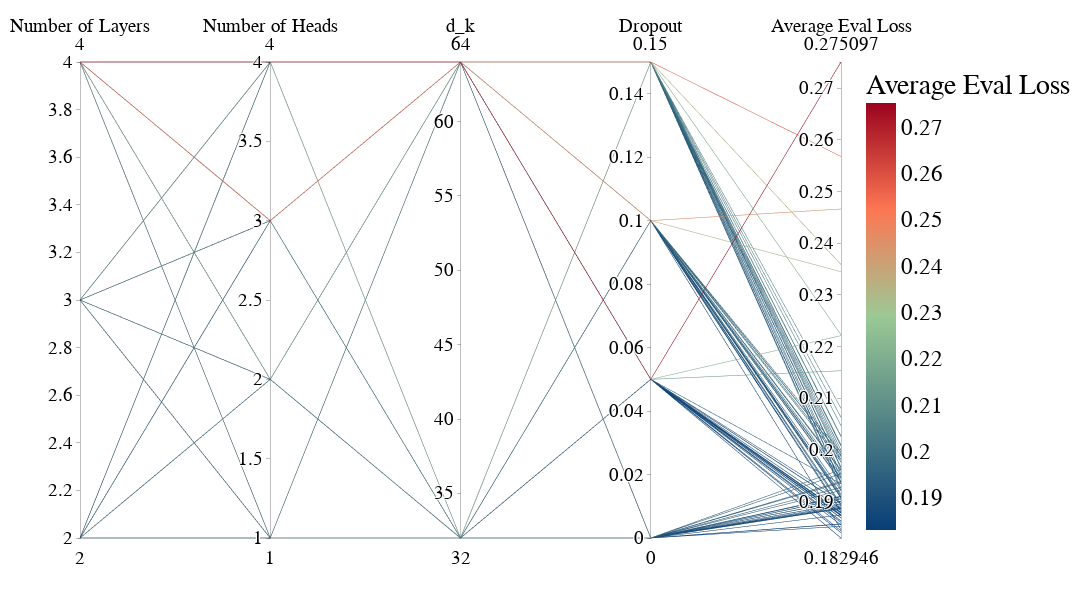

The notebook cell this image was saved under:
### Code cell
import pandas as pd
import plotly.express as px
import os
import re

# Folder with loss CSVs
losses_folder = 'losses2'

# Filename pattern (with fold)
filename_pattern = r'losses_n(\d+)_l(\d+)_dk(\d+)_dff(\d+)_do([\d\.]+)_fold(\d+)_multiFold.csv'

all_losses_data = []
for filename in os.listdir(losses_folder):
    if not filename.endswith(".csv"):
        continue
    match = re.search(filename_pattern, filename)
    if not match:
        continue

    n_heads = int(match.group(1))
    n_layers = int(match.group(2))
    d_k = int(match.group(3))
    dff = int(match.group(4))
    dropout = float(match.group(5))
    fold = int(match.group(6))

    df_file = pd.read_csv(os.path.join(losses_folder, filename))
    df_file['n_heads'] = n_heads
    df_file['n_layers'] = n_layers
    df_file['d_k'] = d_k
    df_file['dff'] = dff
    df_file['dropout'] = dropout
    df_file['fold'] = fold
    all_losses_data.append(df_file)

# Combine all loss files
df_combined = pd.concat(all_losses_data, ignore_index=True)

# Best val_loss per fold
df_best_per_fold = df_combined.loc[
    df_combined.groupby(['n_heads', 'n_layers', 'd_k', 'dff', 'dropout', 'fold'])['val_loss'].idxmin()
].reset_index(drop=True)

# Average best loss across folds
df_plot = df_best_per_fold.groupby(
    ['n_heads', 'n_layers', 'd_k', 'dff', 'dropout']
)['val_loss'].mean().reset_index()

# Rename final column
df_plot = df_plot.rename(columns={'val_loss': 'Average Eval Loss'})

# Rename hyperparameter columns
df_plot = df_plot.rename(columns={
    "n_heads": "Number of Heads",
    "n_layers": "Number of Layers",
    "d_k": "d_k",
    "dropout": "Dropout"
})

# Sort by best loss
df_plot = df_plot.sort_values("Average Eval Loss", ascending=True).reset_index(drop=True)

# Parallel coordinates plot WITHOUT Feed Forward Dimension
custom_colors = [
    [0.0, "#083D77"],
    [0.5, "#9BC995"],
    [0.75, "#FC7753"],
    [1.0, "#9A031E"]
]

fig = px.parallel_coordinates(
    df_plot,
    color="Average Eval Loss",
    dimensions=[
        "Number of Layers",
        "Number of Heads",
        "d_k",
        "Dropout",
        "Average Eval Loss"
    ],
    color_continuous_scale=custom_colors,
    range_color=[df_plot["Average Eval Loss"].min(), df_plot["Average Eval Loss"].max()]
)

fig.update_layout(
    autosize=False,
    width=1400,
     height=600,
    margin=dict(l=80, r=60, t=60, b=60),
    plot_bgcolor="white",
    font=dict(family="Arial", size=23, color="black")
)

fig.show()

### Figure 1 — Plotly figure (JSON) as saved in the notebook; plotly's stock layout.template omitted (floating-point values rounded to 4 significant figures)
{"data": [{"dimensions": [{"label": "Number of Layers", "values": [3, 4, 3, 2, 4, 2, 4, 3, 2, 4, 3, 2, 3, 3, 3, 4, 4, 4, 2, 4, 3, 3, 2, 3, 2, 3, 2, 3, 2, 3, 3, 2, 4, 2, 2, 3, 4, 2, 2, 4, 3, 3, 4, 2, 2, 2, 2, 4, 2, 2, 2, 4, 2, 2, 3, 2, 4, 2, 2, 3, 4, 2, 4, 3, 2, 3, 2, 3, 2, 3, 4, 3, 2, 4, 4, 3, 3, 3, 4, 3, 2, 3, 3, 3, 4, 4, 4, 3, 4, 4, 4, 4, 4, 4, 4, 4]}, {"label": "Number of Heads", "values": [1, 1, 3, 2, 4, 1, 3, 4, 2, 2, 1, 4, 4, 4, 2, 3, 3, 1, 3, 4, 3, 3, 2, 2, 3, 4, 2, 3, 4, 2, 3, 4, 2, 2, 3, 2, 4, 1, 2, 1, 4, 1, 1, 1, 1, 1, 1, 2, 4, 3, 2, 2, 4, 1, 1, 4, 1, 4, 3, 3, 3, 1, 2, 2, 3, 1, 3, 1, 3, 1, 2, 2, 4, 4, 1, 4, 2, 1, 1, 2, 2, 3, 3, 4, 3, 1, 2, 4, 2, 3, 4, 3, 4, 4, 3, 4]}, {"label": "d_k", "values": [32, 64, 64, 64, 32, 32, 32, 64, 32, 32, 64, 64, 64, 32, 32, 32, 64, 32, 64, 32, 32, 32, 32, 64, 32, 32, 64, 32, 32, 32, 64, 64, 32, 64, 32, 64, 64, 64, 32, 32, 32, 32, 64, 32, 64, 32, 64, 32, 32, 64, 32, 64, 32, 32, 32, 64, 64, 64, 32, 64, 32, 64, 64, 32, 64, 64, 64, 64, 32, 32, 32, 32, 32, 32, 32, 64, 64, 64, 32, 64, 64, 64, 32, 32, 32, 64, 64, 64, 64, 64, 32, 64, 64, 64, 64, 64]}, {"label": "Dropout", "values": [0.05, 0.05, 0.05, 0.1, 0.0, 0.05, 0.0, 0.0, 0.05, 0.05, 0.05, 0.05, 0.05, 0.05, 0.05, 0.05, 0.0, 0.05, 0.05, 0.05, 0.05, 0.1, 0.1, 0.05, 0.0, 0.0, 0.0, 0.0, 0.1, 0.0, 0.0, 0.1, 0.0, 0.05, 0.05, 0.0, 0.0, 0.05, 0.0, 0.0, 0.1, 0.1, 0.0, 0.0, 0.0, 0.1, 0.1, 0.1, 0.0, 0.15, 0.15, 0.0, 0.05, 0.15, 0.0, 0.15, 0.1, 0.0, 0.1, 0.1, 0.1, 0.15, 0.1, 0.15, 0.0, 0.1, 0.1, 0.0, 0.15, 0.15, 0.15, 0.1, 0.15, 0.1, 0.15, 0.1, 0.1, 0.15, 0.1, 0.15, 0.15, 0.15, 0.15, 0.15, 0.15, 0.15, 0.15, 0.15, 0.05, 0.05, 0.15, 0.1, 0.15, 0.1, 0.15, 0.05]}, {"label": "Average Eval Loss", "values": [0.1829, 0.184, 0.1843, 0.1846, 0.1852, 0.1855, 0.1856, 0.1857, 0.186, 0.1862, 0.1863, 0.1868, 0.1869, 0.1872, 0.1873, 0.1874, 0.1874, 0.1875, 0.1877, 0.1879, 0.1879, 0.188, 0.1884, 0.1886, 0.1886, 0.1887, 0.1888, 0.189, 0.1891, 0.1892, 0.1895, 0.1895, 0.1895, 0.1896, 0.1897, 0.19, 0.19, 0.1903, 0.1905, 0.1905, 0.1907, 0.1908, 0.1909, 0.191, 0.191, 0.1912, 0.1915, 0.1921, 0.1921, 0.1922, 0.1926, 0.1927, 0.1934, 0.1935, 0.1937, 0.1938, 0.1938, 0.1939, 0.1939, 0.1944, 0.1946, 0.1947, 0.1951, 0.1954, 0.1954, 0.196, 0.1962, 0.1962, 0.1964, 0.1967, 0.1976, 0.1977, 0.1981, 0.1982, 0.1986, 0.1989, 0.199, 0.1992, 0.1996, 0.1999, 0.1999, 0.2007, 0.201, 0.2025, 0.2027, 0.2047, 0.2063, 0.208, 0.2153, 0.2221, 0.2223, 0.2345, 0.2359, 0.2466, 0.2568, 0.2751]}], "domain": {"x": [0, 1], "y": [0, 1]}, "line": {"color": [0.1829, 0.184, 0.1843, 0.1846, 0.1852, 0.1855, 0.1856, 0.1857, 0.186, 0.1862, 0.1863, 0.1868, 0.1869, 0.1872, 0.1873, 0.1874, 0.1874, 0.1875, 0.1877, 0.1879, 0.1879, 0.188, 0.1884, 0.1886, 0.1886, 0.1887, 0.1888, 0.189, 0.1891, 0.1892, 0.1895, 0.1895, 0.1895, 0.1896, 0.1897, 0.19, 0.19, 0.1903, 0.1905, 0.1905, 0.1907, 0.1908, 0.1909, 0.191, 0.191, 0.1912, 0.1915, 0.1921, 0.1921, 0.1922, 0.1926, 0.1927, 0.1934, 0.1935, 0.1937, 0.1938, 0.1938, 0.1939, 0.1939, 0.1944, 0.1946, 0.1947, 0.1951, 0.1954, 0.1954, 0.196, 0.1962, 0.1962, 0.1964, 0.1967, 0.1976, 0.1977, 0.1981, 0.1982, 0.1986, 0.1989, 0.199, 0.1992, 0.1996, 0.1999, 0.1999, 0.2007, 0.201, 0.2025, 0.2027, 0.2047, 0.2063, 0.208, 0.2153, 0.2221, 0.2223, 0.2345, 0.2359, 0.2466, 0.2568, 0.2751], "coloraxis": "coloraxis"}, "name": "", "type": "parcoords"}], "layout": {"autosize": false, "coloraxis": {"cmax": 0.2751, "cmin": 0.1829, "colorbar": {"title": {"text": "Average Eval Loss"}}, "colorscale": [[0, "#083D77"], [0.5, "#9BC995"], [0.75, "#FC7753"], [1, "#9A031E"]]}, "font": {"color": "black", "family": "Arial", "size": 23}, "height": 600, "legend": {"tracegroupgap": 0}, "margin": {"b": 60, "l": 80, "r": 60, "t": 60}, "plot_bgcolor": "white", "width": 1400}}
